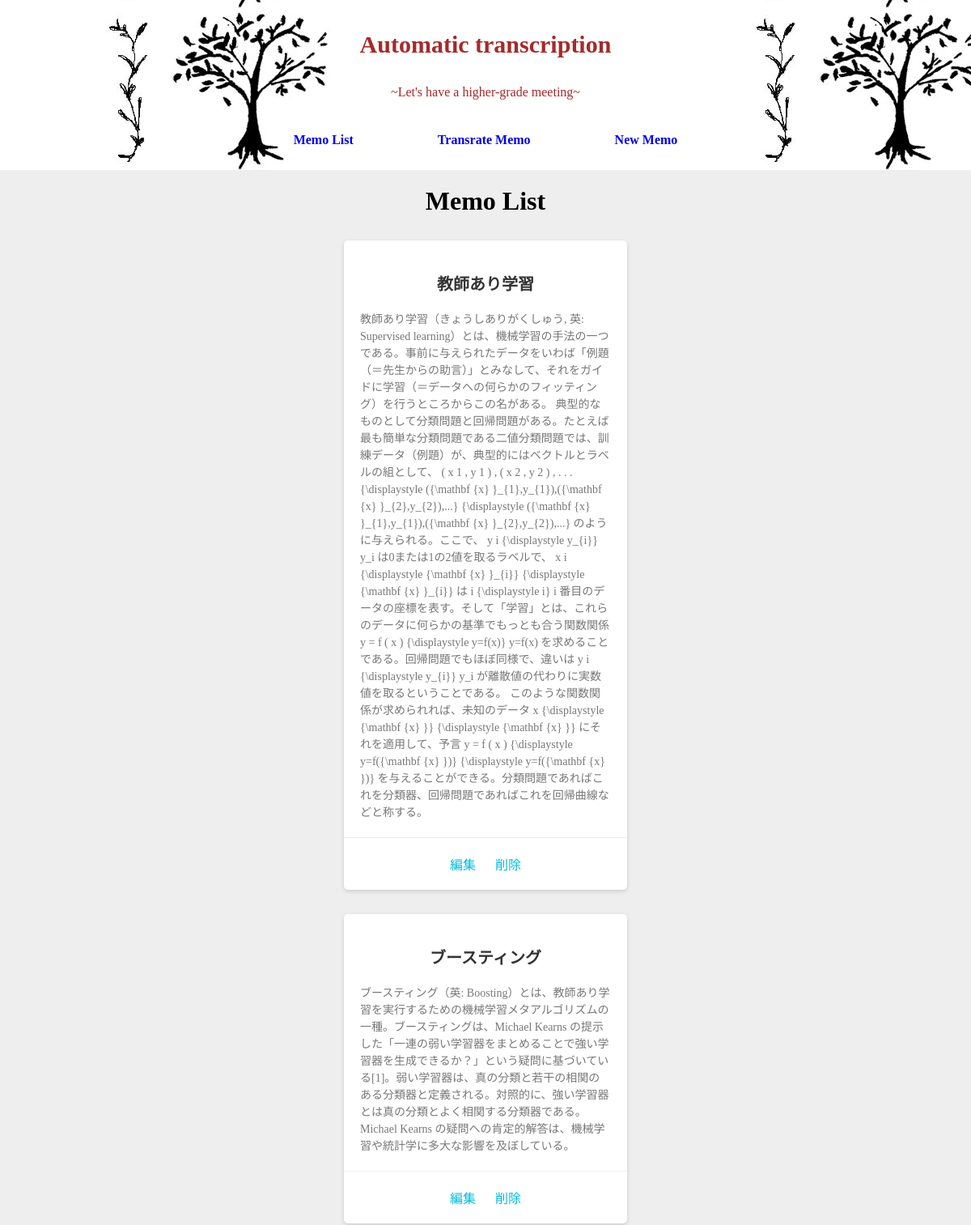
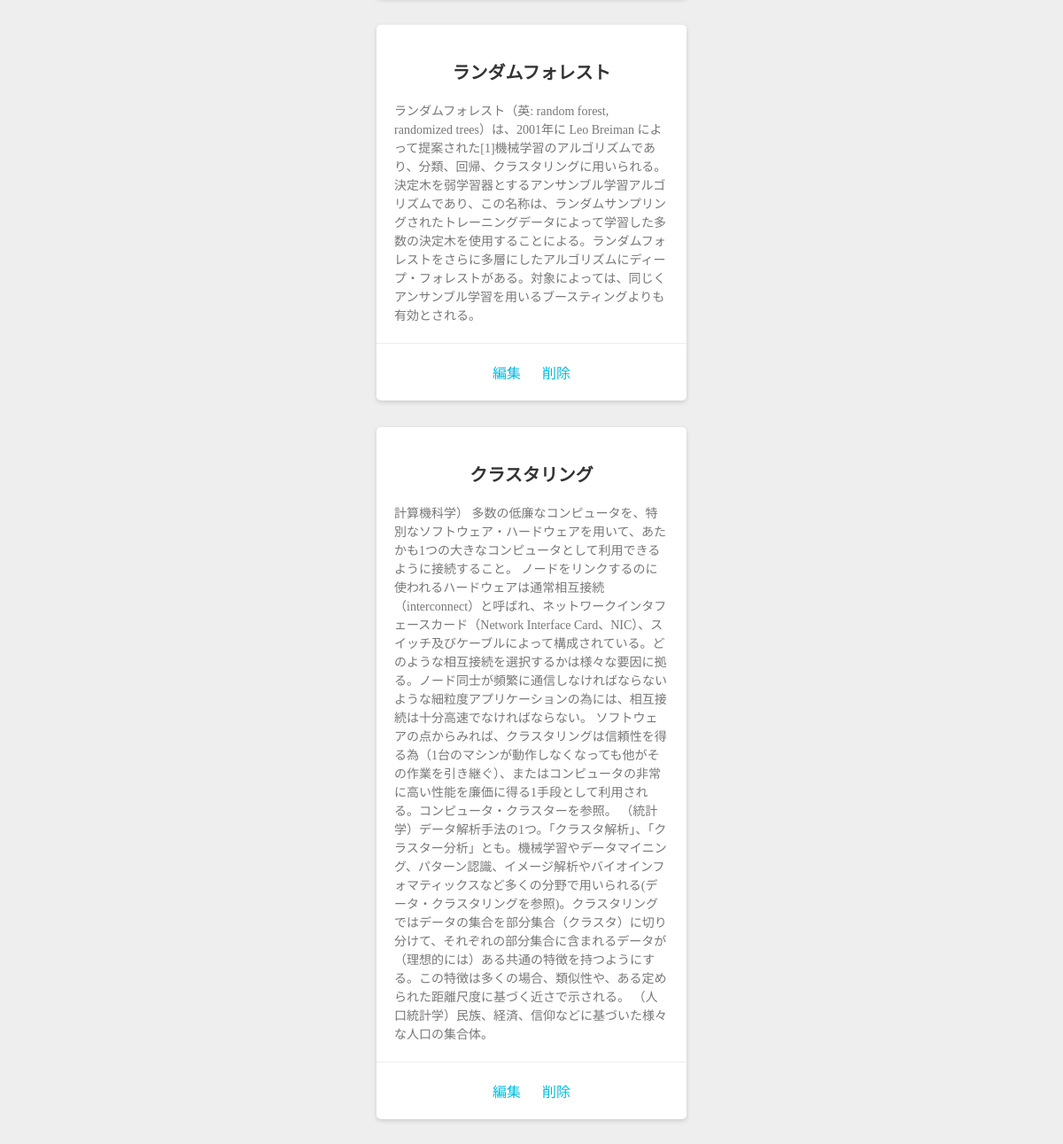
The page / on the database its author committed (2 pictures, top to bottom).
### boardapp/models.py (models this page shows, shortened)
class Post(models.Model):
    title = models.CharField(verbose_name='タイトル', max_length=10)
    text = models.CharField(verbose_name='テキスト', max_length=100)
    mytext = models.CharField(verbose_name='マイテキスト', max_length=100)
    created_at = models.DateTimeField(verbose_name='登録日時', auto_now_add=True)
    updated_at = models.DateTimeField(verbose_name='更新日時', auto_now=True)

### boardapp/views.py (the view)
# urls.py: path('', views.article_all, name='list'),
def article_all(request):
    template_name = "memo/article_all.html"
    context = {"memos":Post.objects.all()}
    return render(request, template_name,context)

### boardapp/templates/memo/article_all.html (shortened to what this page needs)
{% extends 'base/base.html' %}
{%load static%}
{% block jumbotron %}
<h1 class="h3">Memo List</h1>
{% endblock %}
{% block body %}
<div class="row">
    {% for memo in memos %}
    <section class="card">
        <div class="card-content">
          <h1 class="card-title" >{{memo.title}}</h1>
          <p class="card-text">{{memo.text}}</p>
        </div>
        <div class="card-link">
          <a href="{% url 'edit' memo.pk %}">編集</a>
          <a href="{% url 'delete' memo.pk %}">削除</a>
        </div>
      </section>
    {% endfor %}
</div>
{% endblock %}

### boardapp/templates/base/base.html (shortened to what this page needs)
{% load static %}
<!DOCTYPE html>
<html>
<head>
    {% block css %}
    <link href="{% static 'style1.css' %}" rel="stylesheet">
    {% endblock %}
</head>
<header>
    <h1 class="headline">
    <a>Automatic transcription</a>
  </h1>
  <p class="lead">~Let's have a higher-grade meeting~
</p>
  <ul class="nav-list">
    <a class="nav-list-item" href="{% url 'list' %}" >Memo List</a>
    <a class="nav-list-item" href="{% url 'article_all' %}">Transrate Memo</a>
    <a class="nav-list-item"href="{% url 'new' %}">New Memo</a>
</ul>
</header>
<body>
    <div class="container">
        <div class="jumbotron">
            {% block jumbotron %}{% endblock %}
        </div>
        {% block body %}
        {% endblock %}
    </div>
</body>
</html>

### boardapp/static/style1.css (style rules this page uses)
* { margin:0; padding:0; }
header { width: auto; height: 200px; padding: 5px 0; text-align: center; color: #a52a2a; background-image: url("wood.jpg"); background-position: center bottom; background-size: auto; }
header .headline { line-height: 100px; font-size: 30px; text-decoration: none; }
.nav-list { line-height: 100px; list-style: none; font-weight: bold; }
.nav-list-item { list-style: none; display: inline-block; text-decoration: none; margin: 0 50px; }
.row { display: inline; }
body { background: #eee; }
.card { margin: 30px auto; width: 350px; background: #fff; border-radius: 5px; box-shadow: 0 2px 5px #ccc; }
.card-content { padding: 20px; }
.card-title { font-size: 20px; margin-bottom: 20px; text-align: center; color: #333; }
.card-text { color: #777; font-size: 14px; line-height: 1.5; text-overflow: ellipsis; -webkit-text-overflow: ellipsis; -o-text-overflow: ellipsis; }
.card-link { text-align: center; border-top: 1px solid #eee; padding: 20px; }
.card-link a { text-decoration: none; color: #0bd; margin: 0 10px; }
.h3 { text-align: center; margin: 20px; }

### rows shown on the page
Post: title "教師あり学習", text "教師あり学習（きょうしありがくしゅう, 英: Supervised learning）とは、機械学習の手法の一つである。事前に与えられたデータをいわば「例題（＝先生からの助言）」とみなして、それをガイドに学習（＝データへの何らかのフィッティング）を行うところからこの名がある。 典型的なものとして分類問題と回帰問題がある。たとえば最も簡単な分類問題である二値分類問題では、訓練データ（例題）が、典型的にはベクトルとラベルの組として、 ( x 1 , y 1 ) , ( x 2 , y 2 ) , . . . {\\displaystyle ({\\mathbf {x} }_{1},y_{1}),({\\mathbf {x} }_{2},y_{2}),...} {\\displaystyle ({\\mathbf {x} }_{1},y_{1}),({\\mathbf {x} }_{2},y_{2}),...} のように与えられる。ここで、 y i {\\displaystyle y_{i}} y_i は0または1の2値を取るラベルで、 x i {\\displaystyle {\\mathbf {x} }_{i}} {\\displaystyle {\\mathbf {x} }_{i}} は i {\\displaystyle i} i 番目のデータの座標を表す。そして「学習」とは、これらのデータに何らかの基準でもっとも合う関数関係 y = f ( x ) {\\displaystyle y=f(x)} y=f(x) を求めることである。回帰問題でもほぼ同様で、違いは y i {\\displaystyle…"
Post: title "ブースティング", text "ブースティング（英: Boosting）とは、教師あり学習を実行するための機械学習メタアルゴリズムの一種。ブースティングは、Michael Kearns の提示した「一連の弱い学習器をまとめることで強い学習器を生成できるか？」という疑問に基づいている[1]。弱い学習器は、真の分類と若干の相関のある分類器と定義される。対照的に、強い学習器とは真の分類とよく相関する分類器である。 Michael Kearns の疑問への肯定的解答は、機械学習や統計学に多大な影響を及ぼしている。"
Post: title "ランダムフォレスト", text "ランダムフォレスト（英: random forest, randomized trees）は、2001年に Leo Breiman によって提案された[1]機械学習のアルゴリズムであり、分類、回帰、クラスタリングに用いられる。決定木を弱学習器とするアンサンブル学習アルゴリズムであり、この名称は、ランダムサンプリングされたトレーニングデータによって学習した多数の決定木を使用することによる。ランダムフォレストをさらに多層にしたアルゴリズムにディープ・フォレストがある。対象によっては、同じくアンサンブル学習を用いるブースティングよりも有効とされる。"
Post: title "クラスタリング", text "計算機科学） 多数の低廉なコンピュータを、特別なソフトウェア・ハードウェアを用いて、あたかも1つの大きなコンピュータとして利用できるように接続すること。 ノードをリンクするのに使われるハードウェアは通常相互接続（interconnect）と呼ばれ、ネットワークインタフェースカード（Network Interface Card、NIC）、スイッチ及びケーブルによって構成されている。どのような相互接続を選択するかは様々な要因に拠る。ノード同士が頻繁に通信しなければならないような細粒度アプリケーションの為には、相互接続は十分高速でなければならない。 ソフトウェアの点からみれば、クラスタリングは信頼性を得る為（1台のマシンが動作しなくなっても他がその作業を引き継ぐ）、またはコンピュータの非常に高い性能を廉価に得る1手段として利用される。コンピュータ・クラスターを参照。 （統計学）データ解析手法の1つ。「クラスタ解析」、「クラスター分析」とも。機械学習やデータマイニング、パターン認識、イメージ解析やバイオインフォマティックスなど多くの分野で用いられる(データ・クラスタリングを参照)。クラスタリングではデータの集合を部分集合（クラスタ）に切り分けて、それぞれの部分集合に含まれるデータが（理想的には）ある共通の特徴を持つようにする。この特徴は多くの場合、類似性や、ある定められた距離尺度に基づく近さで示される。 （人口統計学）民族、経済、信仰などに基づいた様々な人口の集合体。"
